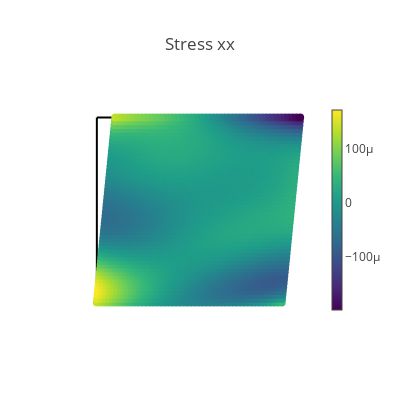
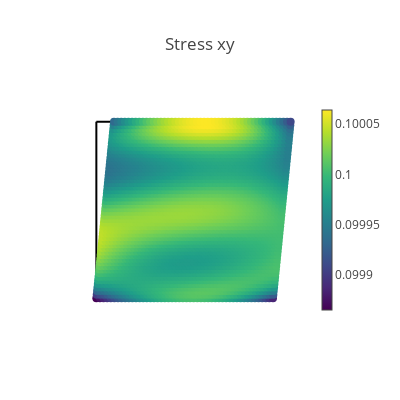
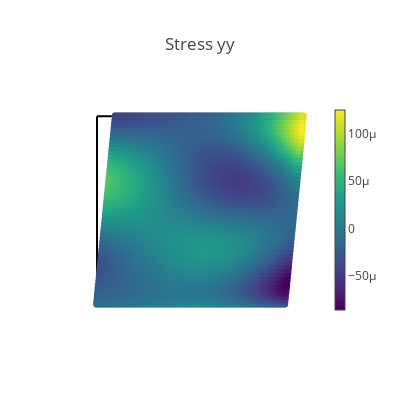
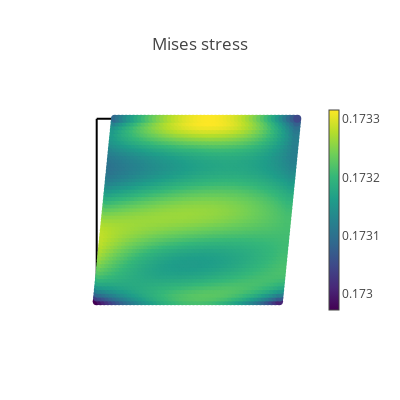

Source (notebook cell) for these figures, in order:
### Markdown cell above
## Visualization of results

### Code cell
# Create a validation domain different from the training domain
val_x, val_y = np.meshgrid(np.linspace(0, L, 25), np.linspace(0, L, 25))
val_domain = np.vstack([val_x.ravel(), val_y.ravel()]).T
val = torch.tensor(val_domain, requires_grad=True).double()

# Compute model predictions on the validation domain
disp = net(val)
def_val = val + disp
stress = torch.vmap(sigma)(val)
mises = torch.sqrt(
    stress[:, 0, 0] ** 2
    + stress[:, 1, 1] ** 2
    - stress[:, 0, 0] * stress[:, 1, 1]
    + 3 * stress[:, 0, 1] ** 2
)
# print([loss.item() for loss in compute_les(val)])

@torch.no_grad()
def make_plot(x, y, variable, title, cmap=sequential.Viridis, size=8.0):
    fig = go.Figure()

    # Plot boundaries
    m = dict(color="black")
    fig.add_trace(go.Scatter(x=top[:, 0], y=top[:, 1], mode="lines", marker=m))
    fig.add_trace(go.Scatter(x=bottom[:, 0], y=bottom[:, 1], mode="lines", marker=m))
    fig.add_trace(go.Scatter(x=left[:, 0], y=left[:, 1], mode="lines", marker=m))
    fig.add_trace(go.Scatter(x=right[:, 0], y=right[:, 1], mode="lines", marker=m))

    # Plot variable values
    m = dict(color=variable, colorscale=cmap, size=size, colorbar=dict(thickness=10))
    fig.add_trace(go.Scatter(x=x, y=y, marker=m, mode="markers"))

    # plot settings
    fig.layout.yaxis.scaleanchor = "x"
    fig.update_layout(
        template="none", width=400, height=400, title=title, showlegend=False
    )
    fig.update_xaxes(visible=False)
    fig.update_yaxes(visible=False)
    fig.show()


# Compute data error
s_pred = torch.vmap(sigma)(val)
ds_xx = s_pred[:, 0, 0]
ds_yy = s_pred[:, 1, 1]
ds_xy = torch.abs(MU*EPS0 - s_pred[:, 0, 1])/(MU*EPS0)



with torch.autograd.no_grad():
    print("MAX_value for stress_xx error is", torch.max(ds_xx))
    print("MAX_value for stress_yy error is", torch.max(ds_yy))
    print("MAX_value for stress_xy error is", torch.max(ds_xy))
    print("MEAN for stress_xx error is", torch.mean(ds_xx))
    print("MEAN for stress_yy error is", torch.mean(ds_yy))
    print("MEAN for stress_xy error is", torch.mean(ds_xy))
    ds_xx_np = ds_xx.numpy()
    ds_yy_np = ds_yy.numpy()
    ds_xy_np = ds_xy.numpy()
    print("75%-Quantile for stress_xx error is", np.quantile(ds_xx_np, .75))
    print("75%-Quantile for stress_yy error is", np.quantile(ds_yy_np, .75))
    print("75%-Quantile for stress_xy error is", np.quantile(ds_xy_np, .75))

# Plot stresses
make_plot(*def_val.T, stress[:, 0, 0], "Stress xx")
make_plot(*def_val.T, stress[:, 0, 1], "Stress xy")
make_plot(*def_val.T, stress[:, 1, 1], "Stress yy")
make_plot(*def_val.T, mises, "Mises stress")

# Plot displacements
make_plot(*def_val.T, disp[:, 0], "Displacement in x", cmap=sequential.Inferno)
make_plot(*def_val.T, disp[:, 1], "Displacement in y", cmap=sequential.Inferno)

# Plot stress errors
cmap = sequential.RdBu_r
make_plot(*val[:, 0:2].T, ds_xx, "Stress error xx", size=2.0, cmap=cmap)
make_plot(*val[:, 0:2].T, ds_yy, "Stress error yy", size=2.0, cmap=cmap)
make_plot(*val[:, 0:2].T, ds_xy, "Stress error xy in %", size=2.0, cmap=cmap)

### Figure 1 — Plotly figure (JSON) as saved in the notebook; plotly's stock layout.template omitted (floating-point values rounded to 4 significant figures; data arrays with more than 128 entries replaced by an {"elided": "..."} marker saying what was removed)
{"data": [{"marker": {"color": "black"}, "mode": "lines", "type": "scatter", "x": [0, 0.04167, 0.08333, 0.125, 0.1667, 0.2083, 0.25, 0.2917, 0.3333, 0.375, 0.4167, 0.4583, 0.5, 0.5417, 0.5833, 0.625, 0.6667, 0.7083, 0.75, 0.7917, 0.8333, 0.875, 0.9167, 0.9583, 1], "y": [1, 1, 1, 1, 1, 1, 1, 1, 1, 1, 1, 1, 1, 1, 1, 1, 1, 1, 1, 1, 1, 1, 1, 1, 1]}, {"marker": {"color": "black"}, "mode": "lines", "type": "scatter", "x": [0, 0.04167, 0.08333, 0.125, 0.1667, 0.2083, 0.25, 0.2917, 0.3333, 0.375, 0.4167, 0.4583, 0.5, 0.5417, 0.5833, 0.625, 0.6667, 0.7083, 0.75, 0.7917, 0.8333, 0.875, 0.9167, 0.9583, 1], "y": [0, 0, 0, 0, 0, 0, 0, 0, 0, 0, 0, 0, 0, 0, 0, 0, 0, 0, 0, 0, 0, 0, 0, 0, 0]}, {"marker": {"color": "black"}, "mode": "lines", "type": "scatter", "x": [0, 0, 0, 0, 0, 0, 0, 0, 0, 0, 0, 0, 0, 0, 0, 0, 0, 0, 0, 0, 0, 0, 0, 0, 0], "y": [0, 0.04167, 0.08333, 0.125, 0.1667, 0.2083, 0.25, 0.2917, 0.3333, 0.375, 0.4167, 0.4583, 0.5, 0.5417, 0.5833, 0.625, 0.6667, 0.7083, 0.75, 0.7917, 0.8333, 0.875, 0.9167, 0.9583, 1]}, {"marker": {"color": "black"}, "mode": "lines", "type": "scatter", "x": [1, 1, 1, 1, 1, 1, 1, 1, 1, 1, 1, 1, 1, 1, 1, 1, 1, 1, 1, 1, 1, 1, 1, 1, 1], "y": [0, 0.04167, 0.08333, 0.125, 0.1667, 0.2083, 0.25, 0.2917, 0.3333, 0.375, 0.4167, 0.4583, 0.5, 0.5417, 0.5833, 0.625, 0.6667, 0.7083, 0.75, 0.7917, 0.8333, 0.875, 0.9167, 0.9583, 1]}, {"marker": {"color": {"elided": "2500 float values"}, "colorbar": {"thickness": 10}, "colorscale": [[0, "#440154"], [0.1111, "#482878"], [0.2222, "#3e4989"], [0.3333, "#31688e"], [0.4444, "#26828e"], [0.5556, "#1f9e89"], [0.6667, "#35b779"], [0.7778, "#6ece58"], [0.8889, "#b5de2b"], [1, "#fde725"]], "size": 8}, "mode": "markers", "type": "scatter", "x": {"elided": "2500 float values"}, "y": {"elided": "2500 float values"}}], "layout": {"height": 400, "showlegend": false, "title": {"text": "Stress xx"}, "width": 400, "xaxis": {"visible": false}, "yaxis": {"scaleanchor": "x", "visible": false}}}

### Figure 2 — Plotly figure (JSON) as saved in the notebook; plotly's stock layout.template omitted (floating-point values rounded to 4 significant figures; data arrays with more than 128 entries replaced by an {"elided": "..."} marker saying what was removed)
{"data": [{"marker": {"color": "black"}, "mode": "lines", "type": "scatter", "x": [0, 0.04167, 0.08333, 0.125, 0.1667, 0.2083, 0.25, 0.2917, 0.3333, 0.375, 0.4167, 0.4583, 0.5, 0.5417, 0.5833, 0.625, 0.6667, 0.7083, 0.75, 0.7917, 0.8333, 0.875, 0.9167, 0.9583, 1], "y": [1, 1, 1, 1, 1, 1, 1, 1, 1, 1, 1, 1, 1, 1, 1, 1, 1, 1, 1, 1, 1, 1, 1, 1, 1]}, {"marker": {"color": "black"}, "mode": "lines", "type": "scatter", "x": [0, 0.04167, 0.08333, 0.125, 0.1667, 0.2083, 0.25, 0.2917, 0.3333, 0.375, 0.4167, 0.4583, 0.5, 0.5417, 0.5833, 0.625, 0.6667, 0.7083, 0.75, 0.7917, 0.8333, 0.875, 0.9167, 0.9583, 1], "y": [0, 0, 0, 0, 0, 0, 0, 0, 0, 0, 0, 0, 0, 0, 0, 0, 0, 0, 0, 0, 0, 0, 0, 0, 0]}, {"marker": {"color": "black"}, "mode": "lines", "type": "scatter", "x": [0, 0, 0, 0, 0, 0, 0, 0, 0, 0, 0, 0, 0, 0, 0, 0, 0, 0, 0, 0, 0, 0, 0, 0, 0], "y": [0, 0.04167, 0.08333, 0.125, 0.1667, 0.2083, 0.25, 0.2917, 0.3333, 0.375, 0.4167, 0.4583, 0.5, 0.5417, 0.5833, 0.625, 0.6667, 0.7083, 0.75, 0.7917, 0.8333, 0.875, 0.9167, 0.9583, 1]}, {"marker": {"color": "black"}, "mode": "lines", "type": "scatter", "x": [1, 1, 1, 1, 1, 1, 1, 1, 1, 1, 1, 1, 1, 1, 1, 1, 1, 1, 1, 1, 1, 1, 1, 1, 1], "y": [0, 0.04167, 0.08333, 0.125, 0.1667, 0.2083, 0.25, 0.2917, 0.3333, 0.375, 0.4167, 0.4583, 0.5, 0.5417, 0.5833, 0.625, 0.6667, 0.7083, 0.75, 0.7917, 0.8333, 0.875, 0.9167, 0.9583, 1]}, {"marker": {"color": {"elided": "2500 float values"}, "colorbar": {"thickness": 10}, "colorscale": [[0, "#440154"], [0.1111, "#482878"], [0.2222, "#3e4989"], [0.3333, "#31688e"], [0.4444, "#26828e"], [0.5556, "#1f9e89"], [0.6667, "#35b779"], [0.7778, "#6ece58"], [0.8889, "#b5de2b"], [1, "#fde725"]], "size": 8}, "mode": "markers", "type": "scatter", "x": {"elided": "2500 float values"}, "y": {"elided": "2500 float values"}}], "layout": {"height": 400, "showlegend": false, "title": {"text": "Stress xy"}, "width": 400, "xaxis": {"visible": false}, "yaxis": {"scaleanchor": "x", "visible": false}}}

### Figure 3 — Plotly figure (JSON) as saved in the notebook; plotly's stock layout.template omitted (floating-point values rounded to 4 significant figures; data arrays with more than 128 entries replaced by an {"elided": "..."} marker saying what was removed)
{"data": [{"marker": {"color": "black"}, "mode": "lines", "type": "scatter", "x": [0, 0.04167, 0.08333, 0.125, 0.1667, 0.2083, 0.25, 0.2917, 0.3333, 0.375, 0.4167, 0.4583, 0.5, 0.5417, 0.5833, 0.625, 0.6667, 0.7083, 0.75, 0.7917, 0.8333, 0.875, 0.9167, 0.9583, 1], "y": [1, 1, 1, 1, 1, 1, 1, 1, 1, 1, 1, 1, 1, 1, 1, 1, 1, 1, 1, 1, 1, 1, 1, 1, 1]}, {"marker": {"color": "black"}, "mode": "lines", "type": "scatter", "x": [0, 0.04167, 0.08333, 0.125, 0.1667, 0.2083, 0.25, 0.2917, 0.3333, 0.375, 0.4167, 0.4583, 0.5, 0.5417, 0.5833, 0.625, 0.6667, 0.7083, 0.75, 0.7917, 0.8333, 0.875, 0.9167, 0.9583, 1], "y": [0, 0, 0, 0, 0, 0, 0, 0, 0, 0, 0, 0, 0, 0, 0, 0, 0, 0, 0, 0, 0, 0, 0, 0, 0]}, {"marker": {"color": "black"}, "mode": "lines", "type": "scatter", "x": [0, 0, 0, 0, 0, 0, 0, 0, 0, 0, 0, 0, 0, 0, 0, 0, 0, 0, 0, 0, 0, 0, 0, 0, 0], "y": [0, 0.04167, 0.08333, 0.125, 0.1667, 0.2083, 0.25, 0.2917, 0.3333, 0.375, 0.4167, 0.4583, 0.5, 0.5417, 0.5833, 0.625, 0.6667, 0.7083, 0.75, 0.7917, 0.8333, 0.875, 0.9167, 0.9583, 1]}, {"marker": {"color": "black"}, "mode": "lines", "type": "scatter", "x": [1, 1, 1, 1, 1, 1, 1, 1, 1, 1, 1, 1, 1, 1, 1, 1, 1, 1, 1, 1, 1, 1, 1, 1, 1], "y": [0, 0.04167, 0.08333, 0.125, 0.1667, 0.2083, 0.25, 0.2917, 0.3333, 0.375, 0.4167, 0.4583, 0.5, 0.5417, 0.5833, 0.625, 0.6667, 0.7083, 0.75, 0.7917, 0.8333, 0.875, 0.9167, 0.9583, 1]}, {"marker": {"color": {"elided": "2500 float values"}, "colorbar": {"thickness": 10}, "colorscale": [[0, "#440154"], [0.1111, "#482878"], [0.2222, "#3e4989"], [0.3333, "#31688e"], [0.4444, "#26828e"], [0.5556, "#1f9e89"], [0.6667, "#35b779"], [0.7778, "#6ece58"], [0.8889, "#b5de2b"], [1, "#fde725"]], "size": 8}, "mode": "markers", "type": "scatter", "x": {"elided": "2500 float values"}, "y": {"elided": "2500 float values"}}], "layout": {"height": 400, "showlegend": false, "title": {"text": "Stress yy"}, "width": 400, "xaxis": {"visible": false}, "yaxis": {"scaleanchor": "x", "visible": false}}}

### Figure 4 — Plotly figure (JSON) as saved in the notebook; plotly's stock layout.template omitted (floating-point values rounded to 4 significant figures; data arrays with more than 128 entries replaced by an {"elided": "..."} marker saying what was removed)
{"data": [{"marker": {"color": "black"}, "mode": "lines", "type": "scatter", "x": [0, 0.04167, 0.08333, 0.125, 0.1667, 0.2083, 0.25, 0.2917, 0.3333, 0.375, 0.4167, 0.4583, 0.5, 0.5417, 0.5833, 0.625, 0.6667, 0.7083, 0.75, 0.7917, 0.8333, 0.875, 0.9167, 0.9583, 1], "y": [1, 1, 1, 1, 1, 1, 1, 1, 1, 1, 1, 1, 1, 1, 1, 1, 1, 1, 1, 1, 1, 1, 1, 1, 1]}, {"marker": {"color": "black"}, "mode": "lines", "type": "scatter", "x": [0, 0.04167, 0.08333, 0.125, 0.1667, 0.2083, 0.25, 0.2917, 0.3333, 0.375, 0.4167, 0.4583, 0.5, 0.5417, 0.5833, 0.625, 0.6667, 0.7083, 0.75, 0.7917, 0.8333, 0.875, 0.9167, 0.9583, 1], "y": [0, 0, 0, 0, 0, 0, 0, 0, 0, 0, 0, 0, 0, 0, 0, 0, 0, 0, 0, 0, 0, 0, 0, 0, 0]}, {"marker": {"color": "black"}, "mode": "lines", "type": "scatter", "x": [0, 0, 0, 0, 0, 0, 0, 0, 0, 0, 0, 0, 0, 0, 0, 0, 0, 0, 0, 0, 0, 0, 0, 0, 0], "y": [0, 0.04167, 0.08333, 0.125, 0.1667, 0.2083, 0.25, 0.2917, 0.3333, 0.375, 0.4167, 0.4583, 0.5, 0.5417, 0.5833, 0.625, 0.6667, 0.7083, 0.75, 0.7917, 0.8333, 0.875, 0.9167, 0.9583, 1]}, {"marker": {"color": "black"}, "mode": "lines", "type": "scatter", "x": [1, 1, 1, 1, 1, 1, 1, 1, 1, 1, 1, 1, 1, 1, 1, 1, 1, 1, 1, 1, 1, 1, 1, 1, 1], "y": [0, 0.04167, 0.08333, 0.125, 0.1667, 0.2083, 0.25, 0.2917, 0.3333, 0.375, 0.4167, 0.4583, 0.5, 0.5417, 0.5833, 0.625, 0.6667, 0.7083, 0.75, 0.7917, 0.8333, 0.875, 0.9167, 0.9583, 1]}, {"marker": {"color": {"elided": "2500 float values"}, "colorbar": {"thickness": 10}, "colorscale": [[0, "#440154"], [0.1111, "#482878"], [0.2222, "#3e4989"], [0.3333, "#31688e"], [0.4444, "#26828e"], [0.5556, "#1f9e89"], [0.6667, "#35b779"], [0.7778, "#6ece58"], [0.8889, "#b5de2b"], [1, "#fde725"]], "size": 8}, "mode": "markers", "type": "scatter", "x": {"elided": "2500 float values"}, "y": {"elided": "2500 float values"}}], "layout": {"height": 400, "showlegend": false, "title": {"text": "Mises stress"}, "width": 400, "xaxis": {"visible": false}, "yaxis": {"scaleanchor": "x", "visible": false}}}
